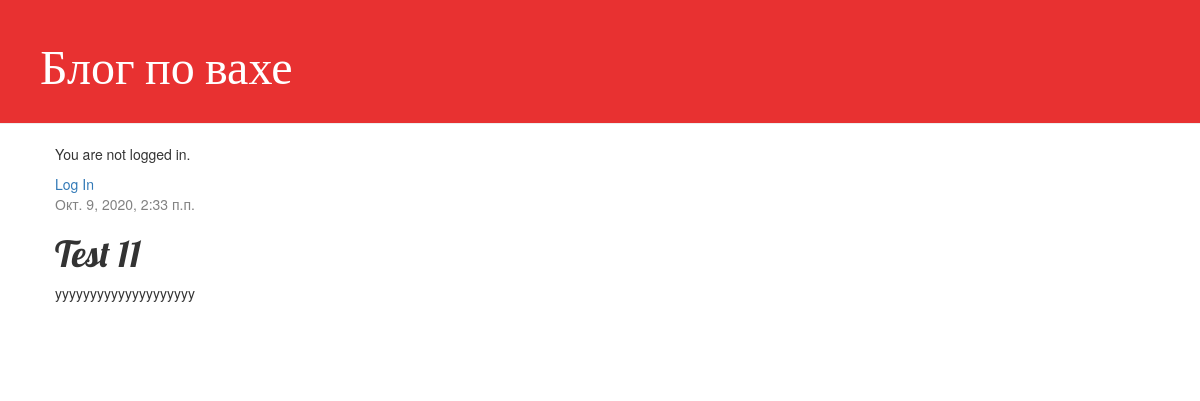
Screenshot of /post/11/ with the database file from the repository.
### blog/models.py (models this page shows, shortened)
class Post(models.Model):
    author = models.ForeignKey(settings.AUTH_USER_MODEL, on_delete=models.CASCADE)
    title = models.CharField(max_length=200)
    text = models.TextField()
    created_datetime = models.DateTimeField(default=timezone.now)
    published_date = models.DateTimeField(blank = True, null = True)

### blog/views.py (the view)
# urls.py: path('post/<int:pk>/', views.post_detail, name='post_detail'),
def post_detail(request, pk):
    post = get_object_or_404(Post, pk=pk)
    return render(request, 'blog/post_detail.html', {'post': post})

### blog/templates/blog/post_detail.html (shortened to what this page needs)
{% extends 'blog/base.html' %}
{% block content %}
    <div class="post">
        {% if post.published_date %}
            <div class="date">
                {{ post.published_date }}
            </div>
        {% endif %}
        <h1>{{ post.title }}</h1>
        <p>{{ post.text|linebreaksbr }}</p>
    </div>
{% endblock %}

### blog/static/css/blog.css (style rules this page uses)
h1, h2, h3, h4 { font-family: 'Lobster', cursive; }
.date { color: #828282; }
.post { margin-bottom: 70px; }

### rows the page displays
Post: published_date "Окт. 9, 2020, 2:33 п.п.", title "Test 11", text "yyyyyyyyyyyyyyyyyyyy"
